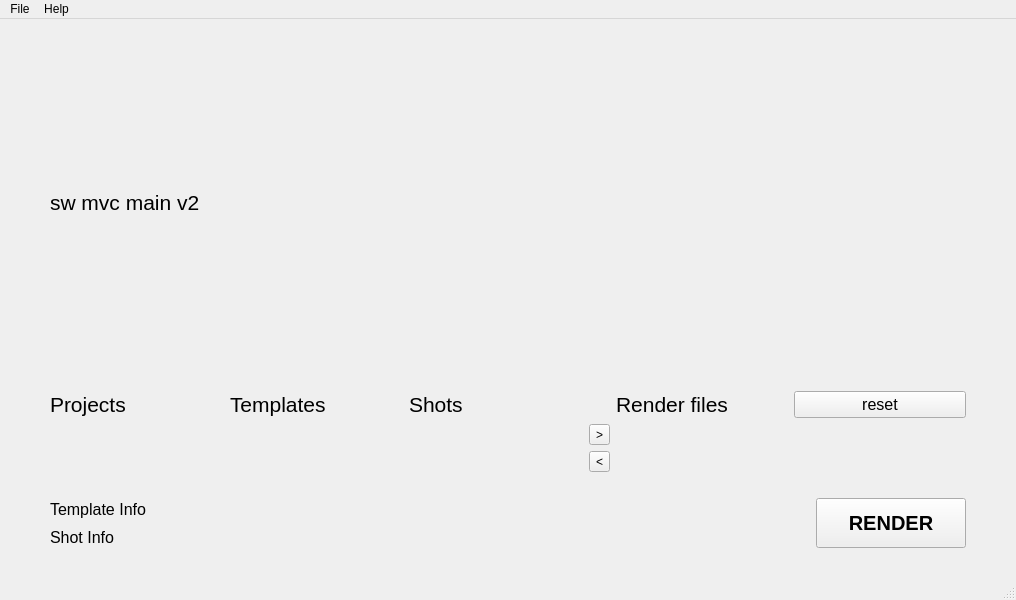
<?xml version="1.0" encoding="UTF-8"?>
<ui version="4.0">
 <class>BlackPepper</class>
 <widget class="QMainWindow" name="BlackPepper">
  <property name="geometry">
   <rect>
    <x>0</x>
    <y>0</y>
    <width>1016</width>
    <height>600</height>
   </rect>
  </property>
  <property name="windowTitle">
   <string>MainWindow</string>
  </property>
  <property name="styleSheet">
   <string notr="true"/>
  </property>
  <widget class="QWidget" name="centralwidget">
   <layout class="QGridLayout" name="gridLayout">
    <property name="leftMargin">
     <number>50</number>
    </property>
    <property name="topMargin">
     <number>30</number>
    </property>
    <property name="rightMargin">
     <number>50</number>
    </property>
    <property name="bottomMargin">
     <number>30</number>
    </property>
    <item row="0" column="0">
     <layout class="QVBoxLayout" name="verticalLayout">
      <item>
       <layout class="QVBoxLayout" name="verticalLayout_5">
        <item>
         <widget class="QLabel" name="label_6">
          <property name="font">
           <font>
            <pointsize>16</pointsize>
           </font>
          </property>
          <property name="text">
           <string>sw mvc main v2</string>
          </property>
         </widget>
        </item>
        <item>
         <layout class="QGridLayout" name="gridLayout_3">
          <item row="1" column="0">
           <widget class="QLabel" name="label_8">
            <property name="font">
             <font>
              <pointsize>16</pointsize>
             </font>
            </property>
            <property name="text">
             <string>Projects</string>
            </property>
           </widget>
          </item>
          <item row="1" column="5">
           <layout class="QHBoxLayout" name="horizontalLayout_3">
            <item>
             <widget class="QLabel" name="label_10">
              <property name="font">
               <font>
                <pointsize>16</pointsize>
               </font>
              </property>
              <property name="text">
               <string>Render files</string>
              </property>
             </widget>
            </item>
            <item>
             <widget class="QPushButton" name="reset_btn">
              <property name="font">
               <font>
                <pointsize>12</pointsize>
               </font>
              </property>
              <property name="text">
               <string>reset</string>
              </property>
             </widget>
            </item>
           </layout>
          </item>
          <item row="1" column="2">
           <widget class="QLabel" name="label_11">
            <property name="font">
             <font>
              <pointsize>16</pointsize>
             </font>
            </property>
            <property name="text">
             <string>Shots</string>
            </property>
           </widget>
          </item>
          <item row="2" column="3">
           <layout class="QVBoxLayout" name="verticalLayout_6">
            <item>
             <widget class="QToolButton" name="append_btn">
              <property name="text">
               <string>&gt;</string>
              </property>
             </widget>
            </item>
            <item>
             <widget class="QToolButton" name="del_btn">
              <property name="text">
               <string>&lt;</string>
              </property>
             </widget>
            </item>
           </layout>
          </item>
          <item row="1" column="1">
           <widget class="QLabel" name="label_12">
            <property name="font">
             <font>
              <pointsize>16</pointsize>
             </font>
            </property>
            <property name="text">
             <string>Templates</string>
            </property>
           </widget>
          </item>
          <item row="0" column="0">
           <spacer name="verticalSpacer_2">
            <property name="orientation">
             <enum>Qt::Vertical</enum>
            </property>
            <property name="sizeType">
             <enum>QSizePolicy::Fixed</enum>
            </property>
            <property name="sizeHint" stdset="0">
             <size>
              <width>50</width>
              <height>30</height>
             </size>
            </property>
           </spacer>
          </item>
          <item row="0" column="5">
           <spacer name="horizontalSpacer_3">
            <property name="orientation">
             <enum>Qt::Horizontal</enum>
            </property>
            <property name="sizeType">
             <enum>QSizePolicy::Minimum</enum>
            </property>
            <property name="sizeHint" stdset="0">
             <size>
              <width>350</width>
              <height>1</height>
             </size>
            </property>
           </spacer>
          </item>
         </layout>
        </item>
       </layout>
      </item>
      <item>
       <spacer name="verticalSpacer_3">
        <property name="orientation">
         <enum>Qt::Vertical</enum>
        </property>
        <property name="sizeType">
         <enum>QSizePolicy::Fixed</enum>
        </property>
        <property name="sizeHint" stdset="0">
         <size>
          <width>20</width>
          <height>20</height>
         </size>
        </property>
       </spacer>
      </item>
      <item>
       <layout class="QHBoxLayout" name="horizontalLayout">
        <item>
         <layout class="QVBoxLayout" name="verticalLayout_3">
          <item>
           <layout class="QHBoxLayout" name="horizontalLayout_6">
            <item>
             <widget class="QLabel" name="label_9">
              <property name="sizePolicy">
               <sizepolicy hsizetype="Minimum" vsizetype="Preferred">
                <horstretch>0</horstretch>
                <verstretch>0</verstretch>
               </sizepolicy>
              </property>
              <property name="font">
               <font>
                <pointsize>12</pointsize>
               </font>
              </property>
              <property name="text">
               <string>Template Info</string>
              </property>
             </widget>
            </item>
            <item>
             <widget class="QLabel" name="template_info_label">
              <property name="sizePolicy">
               <sizepolicy hsizetype="Minimum" vsizetype="Preferred">
                <horstretch>0</horstretch>
                <verstretch>0</verstretch>
               </sizepolicy>
              </property>
              <property name="minimumSize">
               <size>
                <width>600</width>
                <height>0</height>
               </size>
              </property>
              <property name="text">
               <string/>
              </property>
             </widget>
            </item>
           </layout>
          </item>
          <item>
           <layout class="QHBoxLayout" name="horizontalLayout_7">
            <item>
             <widget class="QLabel" name="label_7">
              <property name="sizePolicy">
               <sizepolicy hsizetype="Minimum" vsizetype="Preferred">
                <horstretch>0</horstretch>
                <verstretch>0</verstretch>
               </sizepolicy>
              </property>
              <property name="font">
               <font>
                <pointsize>12</pointsize>
               </font>
              </property>
              <property name="text">
               <string>Shot Info</string>
              </property>
             </widget>
            </item>
            <item>
             <widget class="QLabel" name="shot_info_label">
              <property name="sizePolicy">
               <sizepolicy hsizetype="Minimum" vsizetype="Preferred">
                <horstretch>0</horstretch>
                <verstretch>0</verstretch>
               </sizepolicy>
              </property>
              <property name="minimumSize">
               <size>
                <width>600</width>
                <height>0</height>
               </size>
              </property>
              <property name="text">
               <string/>
              </property>
             </widget>
            </item>
           </layout>
          </item>
         </layout>
        </item>
        <item>
         <spacer name="horizontalSpacer">
          <property name="orientation">
           <enum>Qt::Horizontal</enum>
          </property>
          <property name="sizeType">
           <enum>QSizePolicy::Fixed</enum>
          </property>
          <property name="sizeHint" stdset="0">
           <size>
            <width>40</width>
            <height>20</height>
           </size>
          </property>
         </spacer>
        </item>
        <item>
         <widget class="QPushButton" name="render_btn">
          <property name="sizePolicy">
           <sizepolicy hsizetype="Fixed" vsizetype="Fixed">
            <horstretch>0</horstretch>
            <verstretch>0</verstretch>
           </sizepolicy>
          </property>
          <property name="minimumSize">
           <size>
            <width>150</width>
            <height>50</height>
           </size>
          </property>
          <property name="font">
           <font>
            <pointsize>15</pointsize>
            <weight>75</weight>
            <bold>true</bold>
           </font>
          </property>
          <property name="text">
           <string>RENDER</string>
          </property>
         </widget>
        </item>
       </layout>
      </item>
     </layout>
    </item>
   </layout>
  </widget>
  <widget class="QMenuBar" name="menubar">
   <property name="geometry">
    <rect>
     <x>0</x>
     <y>0</y>
     <width>1016</width>
     <height>22</height>
    </rect>
   </property>
   <widget class="QMenu" name="menuFile">
    <property name="title">
     <string>File</string>
    </property>
    <widget class="QMenu" name="actionRecent">
     <property name="title">
      <string>Open Recent Render files Preset</string>
     </property>
     <addaction name="action1"/>
     <addaction name="action2"/>
     <addaction name="action3"/>
     <addaction name="action4"/>
     <addaction name="action5"/>
    </widget>
    <addaction name="separator"/>
    <addaction name="actionClear"/>
    <addaction name="actionOpe"/>
    <addaction name="actionRecent"/>
    <addaction name="separator"/>
    <addaction name="actionSave"/>
    <addaction name="actionSave_as"/>
    <addaction name="separator"/>
    <addaction name="actionQuit_Application"/>
    <addaction name="separator"/>
    <addaction name="recentRenderlist1"/>
    <addaction name="recentRenderlist2"/>
    <addaction name="recentRenderlist3"/>
   </widget>
   <widget class="QMenu" name="menuHelp">
    <property name="title">
     <string>Help</string>
    </property>
    <addaction name="actionKitsu"/>
    <addaction name="actionGazu"/>
    <addaction name="actionPepper"/>
    <addaction name="actionSidefx"/>
   </widget>
   <addaction name="menuFile"/>
   <addaction name="menuHelp"/>
  </widget>
  <widget class="QStatusBar" name="statusbar"/>
  <action name="action1">
   <property name="text">
    <string>1.</string>
   </property>
  </action>
  <action name="action2">
   <property name="text">
    <string>2.</string>
   </property>
  </action>
  <action name="action3">
   <property name="text">
    <string>3.</string>
   </property>
  </action>
  <action name="action4">
   <property name="text">
    <string>4.</string>
   </property>
  </action>
  <action name="action5">
   <property name="text">
    <string>5.</string>
   </property>
  </action>
  <action name="actionQuit_Application">
   <property name="text">
    <string>Quit Application</string>
   </property>
  </action>
  <action name="actionClear">
   <property name="text">
    <string>Clear       F4</string>
   </property>
  </action>
  <action name="actionOpen">
   <property name="text">
    <string>Open</string>
   </property>
  </action>
  <action name="actionSave">
   <property name="text">
    <string>Save                   Ctrl + S</string>
   </property>
  </action>
  <action name="actionSave_as">
   <property name="text">
    <string>Save as</string>
   </property>
  </action>
  <action name="actionKitsu">
   <property name="text">
    <string>Kitsu site             F1</string>
   </property>
  </action>
  <action name="actionGazu">
   <property name="text">
    <string>Gazu`s documentation site</string>
   </property>
  </action>
  <action name="actionOpe">
   <property name="text">
    <string>Open  open 이랑 save 너무 과하다</string>
   </property>
  </action>
  <action name="actionPepper">
   <property name="text">
    <string>Pepper document</string>
   </property>
  </action>
  <action name="actionSidefx">
   <property name="text">
    <string>Side fx site</string>
   </property>
  </action>
  <action name="recentRenderlist1">
   <property name="text">
    <string>1.</string>
   </property>
  </action>
  <action name="recentRenderlist2">
   <property name="text">
    <string>2.</string>
   </property>
  </action>
  <action name="recentRenderlist3">
   <property name="text">
    <string>3.</string>
   </property>
  </action>
 </widget>
 <resources/>
 <connections/>
</ui>
